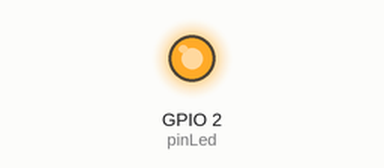
Bench run of a sketch on a simulated ESP32. On the bench: output pins drawn as LEDs (lit = HIGH).

Above: at 1.0 s.
At 3.0 s:
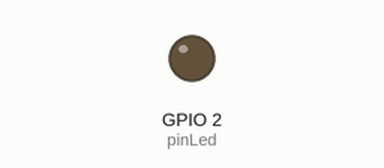
Timing chart, 0 to 5.2 s (numbered marks = the images above):
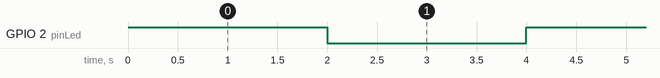

Measured:
- by itself, GPIO 2 (pinLed): alternates HIGH for 2.0 s and LOW for 2.0 s

The sketch:

esp32_led.ino
```cpp
#define pinLed 2
#define TIME 2000

void setup() {
  // put your setup code here, to run once:
  pinMode(pinLed, OUTPUT);
}

void loop() {
  // put your main code here, to run repeatedly:
  digitalWrite(pinLed, HIGH);
  delay(TIME);
  digitalWrite(pinLed, LOW);
  delay(TIME);
}
```
